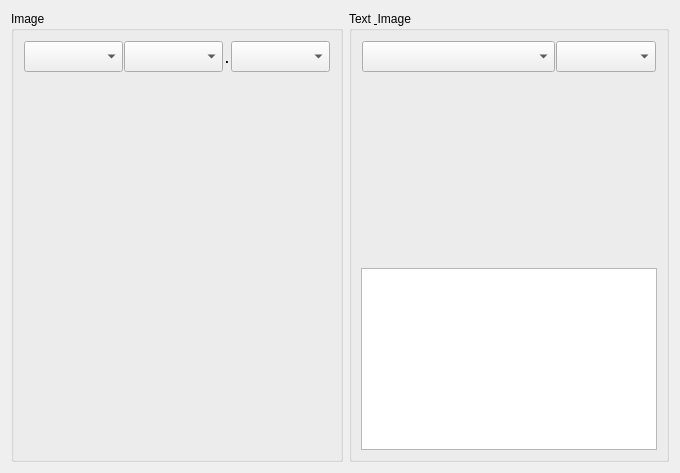
<?xml version="1.0" encoding="UTF-8"?>
<ui version="4.0">
 <class>InitForm</class>
 <widget class="QWidget" name="InitForm">
  <property name="geometry">
   <rect>
    <x>0</x>
    <y>0</y>
    <width>680</width>
    <height>473</height>
   </rect>
  </property>
  <property name="windowTitle">
   <string>Form</string>
  </property>
  <layout class="QGridLayout" name="gridLayout_3">
   <item row="0" column="0">
    <widget class="QGroupBox" name="gbIntegratio">
     <property name="minimumSize">
      <size>
       <width>320</width>
       <height>240</height>
      </size>
     </property>
     <property name="title">
      <string>Image</string>
     </property>
     <layout class="QGridLayout" name="gridLayout_2" rowstretch="0,10" rowminimumheight="0,10">
      <item row="1" column="0">
       <widget class="QLabel" name="imgIntegratio">
        <property name="text">
         <string/>
        </property>
       </widget>
      </item>
      <item row="0" column="0">
       <layout class="QHBoxLayout" name="gbPnFnExt01" stretch="8,1,0,1">
        <property name="spacing">
         <number>1</number>
        </property>
        <property name="leftMargin">
         <number>1</number>
        </property>
        <property name="topMargin">
         <number>1</number>
        </property>
        <property name="rightMargin">
         <number>1</number>
        </property>
        <property name="bottomMargin">
         <number>1</number>
        </property>
        <item>
         <widget class="QComboBox" name="cAPathA">
          <property name="sizePolicy">
           <sizepolicy hsizetype="Preferred" vsizetype="Preferred">
            <horstretch>0</horstretch>
            <verstretch>0</verstretch>
           </sizepolicy>
          </property>
          <property name="font">
           <font>
            <pointsize>14</pointsize>
           </font>
          </property>
         </widget>
        </item>
        <item>
         <widget class="QComboBox" name="cBFileNameA">
          <property name="sizePolicy">
           <sizepolicy hsizetype="Preferred" vsizetype="Preferred">
            <horstretch>0</horstretch>
            <verstretch>0</verstretch>
           </sizepolicy>
          </property>
          <property name="font">
           <font>
            <pointsize>14</pointsize>
           </font>
          </property>
         </widget>
        </item>
        <item>
         <widget class="QLabel" name="lDot">
          <property name="font">
           <font>
            <pointsize>14</pointsize>
           </font>
          </property>
          <property name="text">
           <string>.</string>
          </property>
          <property name="alignment">
           <set>Qt::AlignCenter</set>
          </property>
         </widget>
        </item>
        <item>
         <widget class="QComboBox" name="cCExtensionA">
          <property name="sizePolicy">
           <sizepolicy hsizetype="Preferred" vsizetype="Preferred">
            <horstretch>0</horstretch>
            <verstretch>0</verstretch>
           </sizepolicy>
          </property>
          <property name="font">
           <font>
            <pointsize>14</pointsize>
           </font>
          </property>
         </widget>
        </item>
       </layout>
      </item>
     </layout>
    </widget>
   </item>
   <item row="0" column="1">
    <widget class="QGroupBox" name="gbSeparatio">
     <property name="minimumSize">
      <size>
       <width>320</width>
       <height>240</height>
      </size>
     </property>
     <property name="title">
      <string>Text &amp; Image</string>
     </property>
     <layout class="QGridLayout" name="gridLayout_4" rowstretch="0,10,10" columnstretch="10,10" rowminimumheight="0,10,10" columnminimumwidth="10,10">
      <item row="1" column="0" colspan="2">
       <widget class="QStackedWidget" name="stackedWidget">
        <widget class="QWidget" name="page">
         <layout class="QGridLayout" name="gridLayout">
          <item row="0" column="0">
           <widget class="QLabel" name="imgSeparatio">
            <property name="text">
             <string/>
            </property>
           </widget>
          </item>
         </layout>
        </widget>
       </widget>
      </item>
      <item row="0" column="0" colspan="2">
       <layout class="QHBoxLayout" name="gbPnFnExt02" stretch="7,3">
        <property name="spacing">
         <number>1</number>
        </property>
        <property name="leftMargin">
         <number>1</number>
        </property>
        <property name="topMargin">
         <number>1</number>
        </property>
        <property name="rightMargin">
         <number>1</number>
        </property>
        <property name="bottomMargin">
         <number>1</number>
        </property>
        <item>
         <widget class="QComboBox" name="cAPathB">
          <property name="sizePolicy">
           <sizepolicy hsizetype="Preferred" vsizetype="Preferred">
            <horstretch>0</horstretch>
            <verstretch>0</verstretch>
           </sizepolicy>
          </property>
          <property name="font">
           <font>
            <pointsize>14</pointsize>
           </font>
          </property>
         </widget>
        </item>
        <item>
         <widget class="QComboBox" name="cBFileNameB">
          <property name="sizePolicy">
           <sizepolicy hsizetype="Preferred" vsizetype="Preferred">
            <horstretch>0</horstretch>
            <verstretch>0</verstretch>
           </sizepolicy>
          </property>
          <property name="font">
           <font>
            <pointsize>14</pointsize>
           </font>
          </property>
         </widget>
        </item>
       </layout>
      </item>
      <item row="2" column="0" colspan="2">
       <widget class="QListView" name="Text"/>
      </item>
     </layout>
    </widget>
   </item>
  </layout>
 </widget>
 <resources/>
 <connections/>
</ui>
